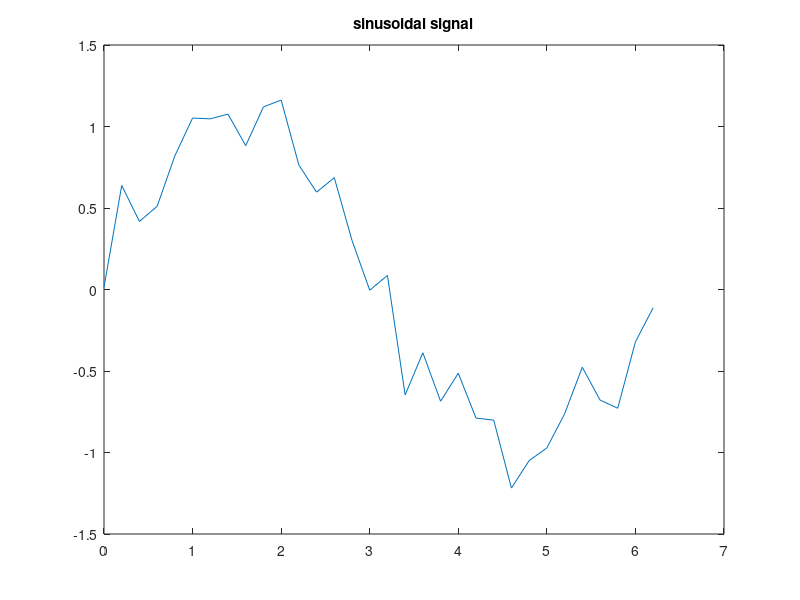
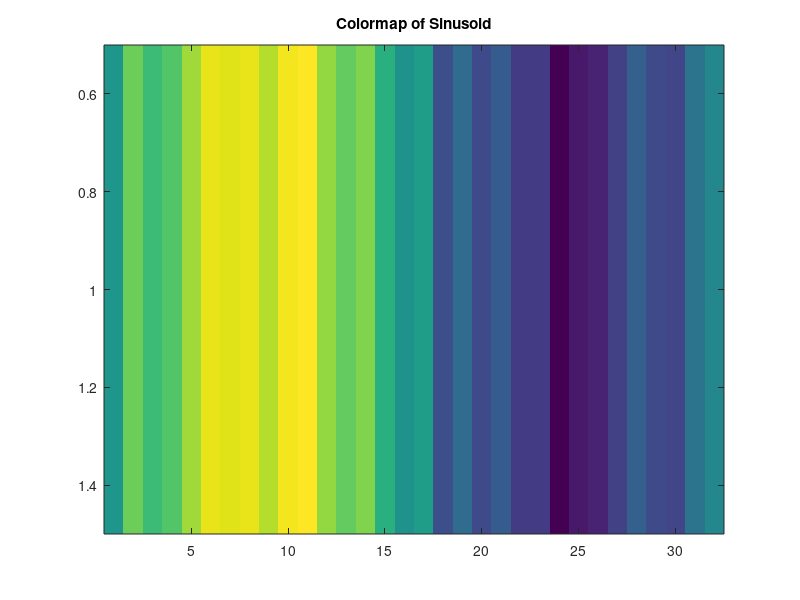
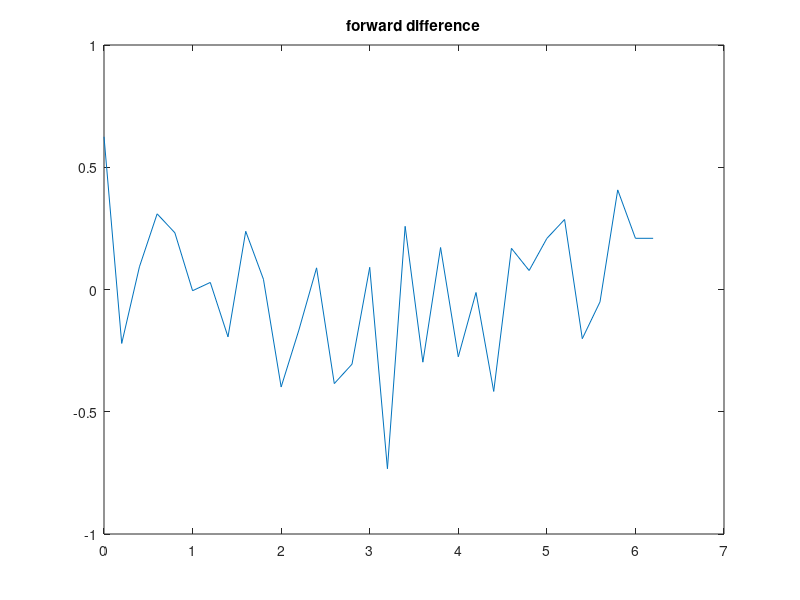
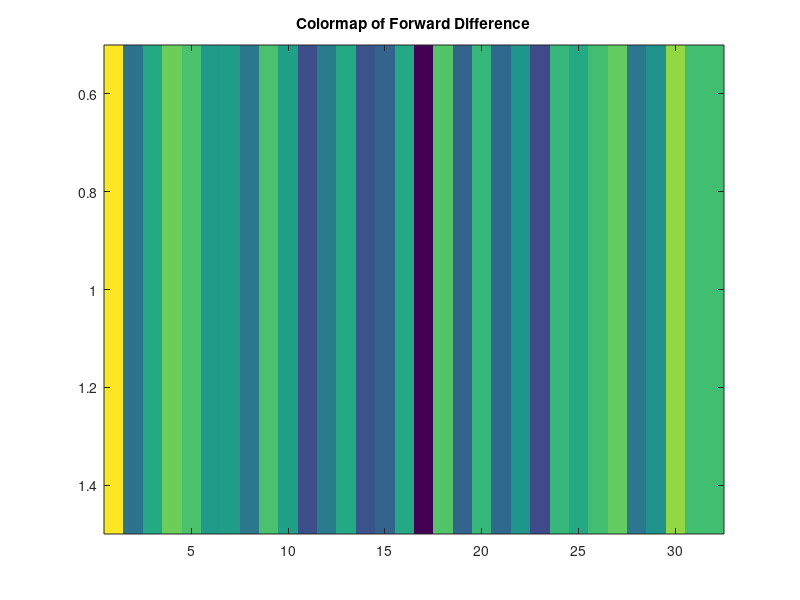

MATLAB code to generate these figures, in order:
%This Code computes the maxima and minima points of a signal using the concept of finite
%differences using Backward, Forward and Central Differences.

x=0:0.2:2*pi;
sig=sin(x);
sig=sig + 0.2*randn(1,length(sig));         %Adding Noise
dfx=zeros(1,length(sig));
dbx=zeros(1,length(sig));
dcx=zeros(1,length(sig));
plot(x,sig);
title('sinusoidal signal');
figure;
imagesc(sig);
title('Colormap of Sinusoid');

%First Derivative using Forward Difference
for n=1:31
    dfx(n)=sig(n+1)-sig(n);
end
dfx(32)=sig(32)-sig(31);
figure
plot(x,dfx)
title('forward difference');
figure;
imagesc(dfx);
title('Colormap of Forward Difference');

%First Derivative using  Backward Difference
for n=2:32
    dbx(n)=sig(n)-sig(n-1);
end
dbx(1)=sig(2)-sig(1);
figure
plot(x,dbx)
title('backward difference');
figure;
imagesc(dbx);
title('Colormap of Backward Difference');

%First Derivative using  Central Difference
for n=2:31
    dcx(n)=(sig(n+1)-sig(n-1))/2;
end
dcx(1)=sig(2)-sig(1);
dcx(32)=sig(32)-sig(31);
figure
plot(x,dcx)
title('central difference');
figure;
imagesc(dcx);
title('Colormap of Central Difference');

